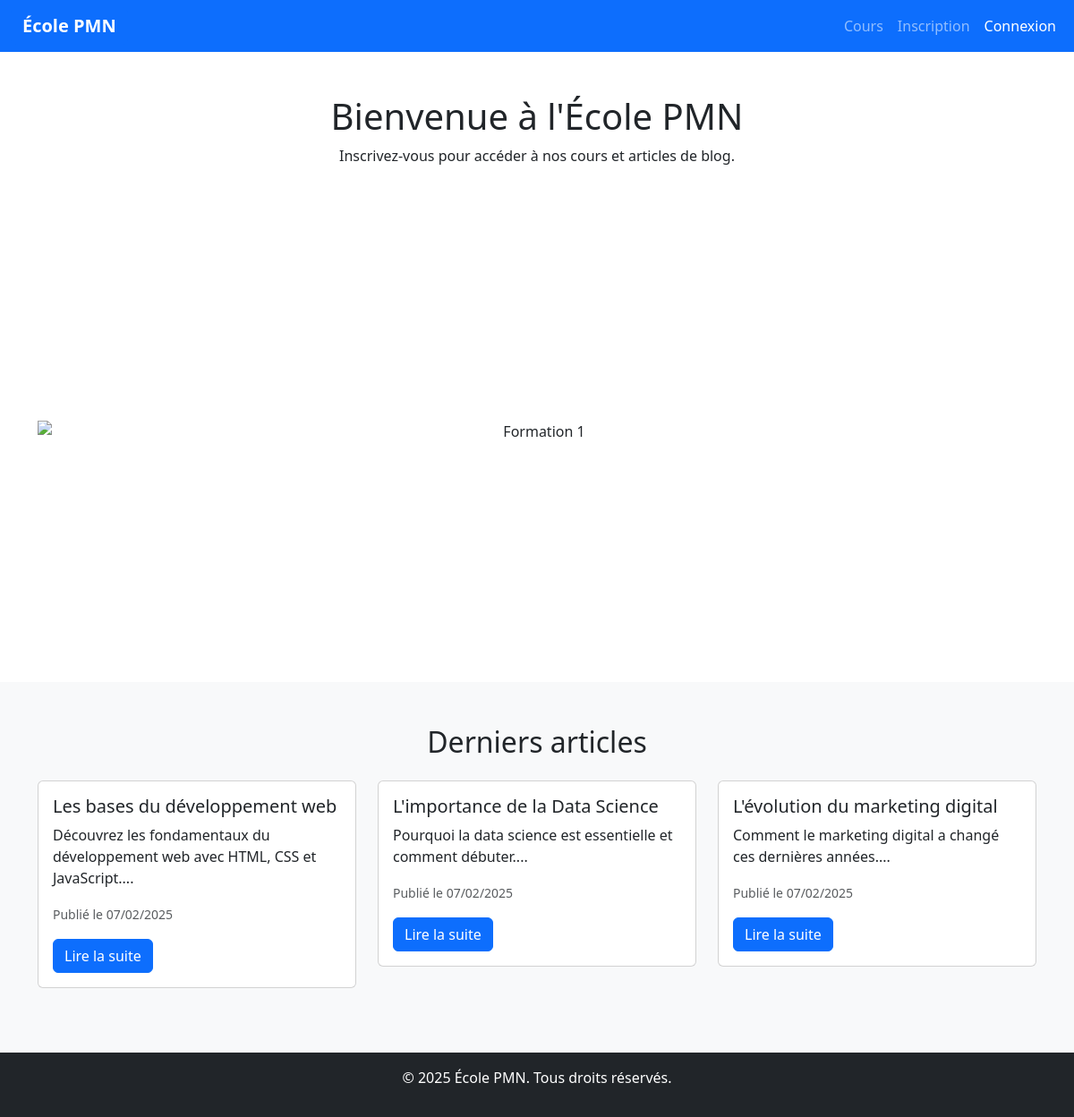
The page / on the database its author committed.
### tables this page shows
CREATE TABLE IF NOT EXISTS `blog_posts` (
  `id` int NOT NULL AUTO_INCREMENT,
  `title` varchar(255) NOT NULL,
  `content` text NOT NULL,
  `author_id` int NOT NULL,
  `created_at` timestamp NULL DEFAULT CURRENT_TIMESTAMP,
  PRIMARY KEY (`id`),
  KEY `author_id` (`author_id`)
);

### index.php (the view, shortened to what this page needs)
<?php
require './backend/db_config.php';
$query = "SELECT id, title, content, created_at FROM blog_posts ORDER BY created_at DESC LIMIT 3";
$stmt = $pdo->query($query);
?>
<!DOCTYPE html>
<html lang="fr">
<head>
    <link href="https://cdn.jsdelivr.net/npm/bootstrap@5.3.0-alpha1/dist/css/bootstrap.min.css" rel="stylesheet">
</head>
<body>
    <nav class="navbar navbar-expand-lg navbar-dark bg-primary">
        <div class="container-fluid">
            <a class="navbar-brand fw-bold btn btn-primary text-white" href="#">École PMN</a>
            <div class="collapse navbar-collapse" id="navbarNav">
                <ul class="navbar-nav ms-auto">
                    <?php if (!isset($_SESSION['user_id'])): ?>
                        <li class="nav-item">
                            <a class="nav-link" href="frontend/cours.php">Cours</a>
                        </li>
                        <li class="nav-item">
                            <a class="nav-link" href="frontend/register.php">Inscription</a>
                        </li>
                        <li class="nav-item">
                            <a class="nav-link btn btn-success text-white" href="frontend/login.php">Connexion</a>
                        </li>
                    <?php endif; ?>
                </ul>
            </div>
        </div>
    </nav>
    <div class="container text-center mt-5">
        <h1>Bienvenue à l'École PMN</h1>
        <p>Inscrivez-vous pour accéder à nos cours et articles de blog.</p>
    </div>
    <section id="carousel" class="py-5">
        <div class="container">
            <div id="carouselExampleCaptions" class="carousel slide" data-bs-ride="carousel">
                <div class="carousel-inner text-center">
                    <div class="carousel-item active">
                        <img src="https://img.freepik.com/vecteurs-libre/banniere-developpement-site-web_33099-1687.jpg"
                            class="d-block img-fluid mx-auto" alt="Formation 1">
                        <div class="carousel-caption d-none d-md-block">
                        </div>
                    </div>
                </div>
                <button class="carousel-control-prev" type="button" data-bs-target="#carouselExampleCaptions" data-bs-slide="prev">
                    <span class="carousel-control-prev-icon" aria-hidden="true"></span>
                </button>
                <button class="carousel-control-next" type="button" data-bs-target="#carouselExampleCaptions" data-bs-slide="next">
                    <span class="carousel-control-next-icon" aria-hidden="true"></span>
                </button>
            </div>
        </div>
    </section>
    <section id="blog" class="py-5 bg-light">
        <div class="container">
            <h2 class="text-center mb-4">Derniers articles</h2>
            <div class="row">
                <?php while ($row = $stmt->fetch(PDO::FETCH_ASSOC)) : ?>
                    <div class="col-md-4">
                        <div class="card mb-4">
                            <div class="card-body">
                                <h5 class="card-title"><?= htmlspecialchars($row['title']) ?></h5>
                                <p class="card-text"><?= htmlspecialchars(substr($row['content'], 0, 100)) ?>...</p>
                                <p class="text-muted"><small>Publié le <?= date("d/m/Y", strtotime($row['created_at'])) ?></small></p>
                                <a href="#" class="btn btn-primary">Lire la suite</a>
                            </div>
                        </div>
                    </div>
                <?php endwhile; ?>
            </div>
        </div>
    </section>
<?php include 'frontend/includes/footer.php'; ?>

### index.php (style rules this page uses)
#carousel { display: flex; align-items: center; justify-content: center; min-height: 70vh; }
.carousel-item img { max-height: 400px; width: auto; object-fit: contain; margin: auto; }

### frontend/includes/footer.php (style rules this page uses)
html, body { height: 100%; display: flex; flex-direction: column; }
.container { flex: 1; }

### rows shown on the page
blog_posts: title "Les bases du développement web", content "Découvrez les fondamentaux du développement web avec HTML, CSS et JavaScript.", created_at "07/02/2025"
blog_posts: title "L'importance de la Data Science", content "Pourquoi la data science est essentielle et comment débuter.", created_at "07/02/2025"
blog_posts: title "L'évolution du marketing digital", content "Comment le marketing digital a changé ces dernières années.", created_at "07/02/2025"
